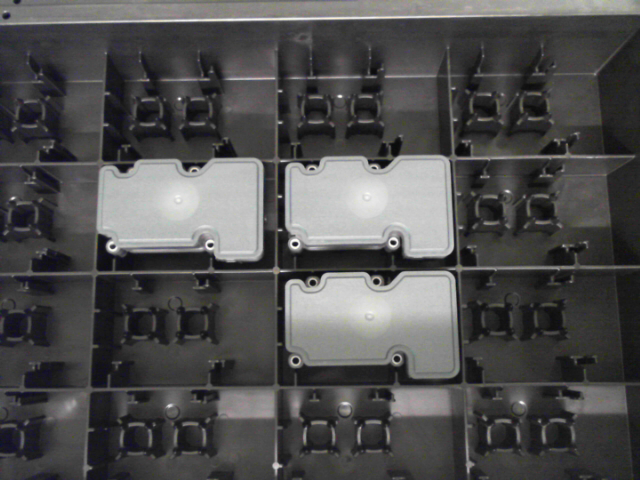
#> input picture photo_ABS/New folder/3.png, 640 x 480 px; its folder holds only this picture in this run
$ python ABS_recog_canny.py   (older library calls are emulated)
#> lines starting #> are read from the running program, lines starting #| are printed output that depends on the picture; after the words box and inside, x2 and y2 are one past the last pixel; in counts of white or black regions, pixels touching at a corner belong together; long printed decimals are rounded
import numpy as np
import cv2
import matplotlib.pyplot as plt
import os


def auto_canny(image, sigma=0.33):
	# compute the median of the single channel pixel intensities
	v = np.median(image)

	# apply automatic Canny edge detection using the computed median
	lower = int(max(0, (1.0 - sigma) * v))
	upper = int(min(255, (1.0 + sigma) * v))
	edged = cv2.Canny(image, lower, upper)
	return edged

files = [file for file in os.listdir() if file.endswith(".png")]
# for i,file in enumerate(files):
# 	img = cv2.imread(file,1)

# 	cv2.imshow("source"+str(i),img)
print (files)
img = cv2.imread(files[0],1)
#> img is the input picture: shape (480, 640, 3); mean B, G, R 78.8, 78.8, 79.3

gray = cv2.cvtColor(img, cv2.COLOR_BGR2GRAY)
blurred = cv2.GaussianBlur(gray, (3, 3), 0)

edge = cv2.Canny(gray, 15, 120)
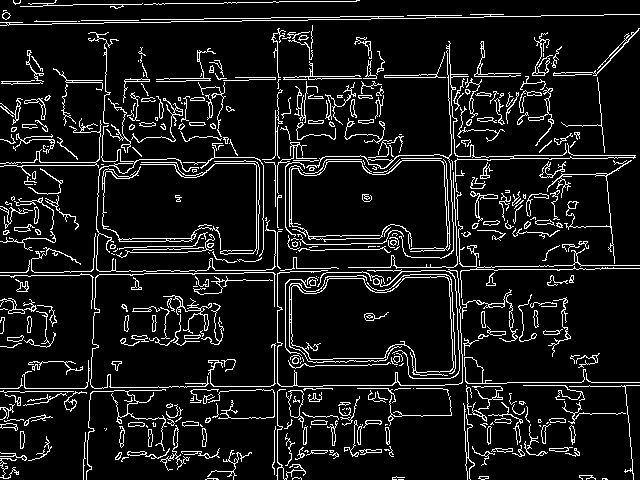
#> edge: shape (480, 640); 9.6% white in thin lines or dots
auto = auto_canny(blurred)
#> in auto_canny, `v = np.median(image)`: v = 61
#> in auto_canny, `lower = int(max(0, (1.0 - sigma) * v))`: lower = 40
#> in auto_canny, `upper = int(min(255, (1.0 + sigma) * v))`: upper = 81
#> in auto_canny, `edged = cv2.Canny(image, lower, upper)`:
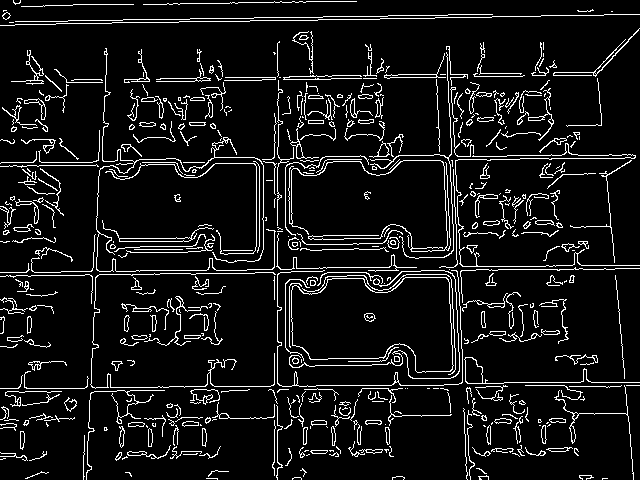
#> edged: shape (480, 640); 8.4% white in thin lines or dots

ret,thresh = cv2.threshold(gray,127,255,0)
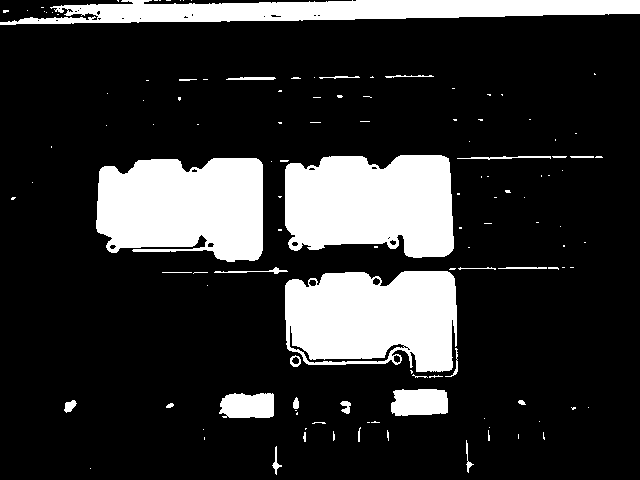
#> thresh: shape (480, 640); 19.2% white; 123 white regions (93 under 20 px), largest, box (x1, y1, x2, y2) and area: (285, 155, 454, 258) 14764, (96, 158, 263, 262) 14620, (285, 271, 457, 372) 14467

kernel = np.ones((5,5),np.uint8)
erosion = cv2.erode(thresh,kernel,iterations = 1)
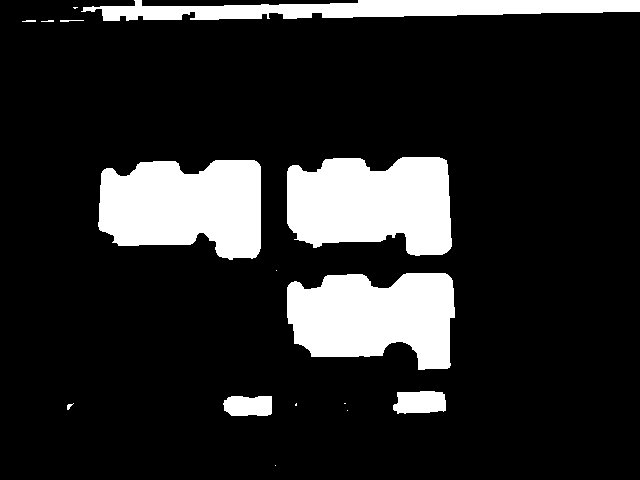
#> erosion: shape (480, 640); 15.8% white; 16 white regions (7 under 20 px)

ret,cnts, _ = cv2.findContours(erosion.copy(), cv2.RETR_EXTERNAL, cv2.CHAIN_APPROX_SIMPLE)
#> cnts = 16 contours, 10 with area under 20; largest, box (x1, y1, x2, y2) and area: (287, 157, 452, 256) 13040, (98, 160, 261, 260) 12803, (287, 273, 455, 370) 12218, (81, 0, 640, 21) 6984, (393, 391, 446, 414) 964, (223, 396, 272, 416) 824
cnts_new = []
for cnt in cnts:
	# print(cv2.contourArea(cnt))
	if 20000 > cv2.contourArea(cnt) > 10000 :
		cv2.drawContours(img, cnt, -1, (0,255,0), 3)

		x,y,w,h = cv2.boundingRect(cnt)
		aspect_ratio = float(w)/h
		print (aspect_ratio)
		if 2 > aspect_ratio > 1:
			cnts_new.append(cnt)
#> this loop made 16 passes
#> (x, y, w, h, aspect_ratio) on passes 8, 10, 11: (287, 273, 168, 97, 1.73), (98, 160, 163, 100, 1.63), (287, 157, 165, 99, 1.67)
#> cnt on passes 1, 2, 3, 4, 9: [[275, 465]], [[347, 410]], [[344, 403], [345, 403]], [[296, 403], [295, 404], [295, 405], [296, 405]], [[276, 270]]
#| 1.732
#| 1.63
#| 1.667
#> after the loop, cnts_new = 3 contours; box (x1, y1, x2, y2) and area: (287, 157, 452, 256) 13040, (98, 160, 261, 260) 12803, (287, 273, 455, 370) 12218

font = cv2.FONT_HERSHEY_SIMPLEX
#> font = 0
if len(cnts_new) != 0:
	msg = "WARNING " +str(len(cnts_new))+" ECUs"
#> msg = 'WARNING 3 ECUs'
else:
	msg = "Empty box"
cv2.putText(img,msg,(int(img.shape[0]/2)-200,int(img.shape[1]/2)), font, 2,(0,0,255),4,cv2.LINE_AA)
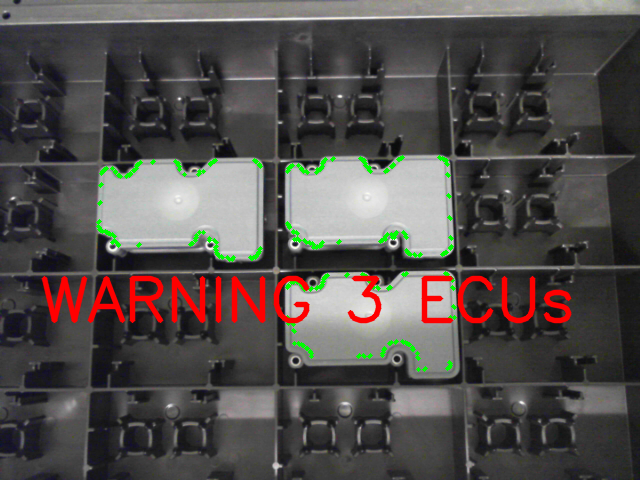
#> img: shape (480, 640, 3); mean B, G, R 75.5, 77.7, 81.9

# [4 lines of commented-out code are left out]
cv2.imshow("erodion",erosion)
cv2.imshow("source",img )
cv2.waitKey()
cv2.destroyAllWindows()

$ run again, on photo_ABS/New folder/empty.png
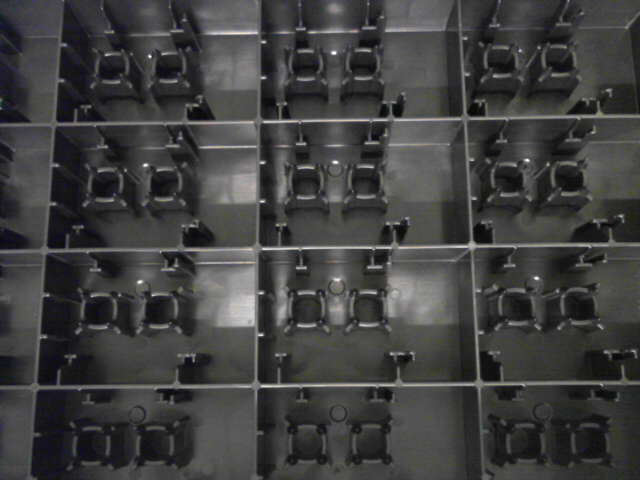
#> input picture photo_ABS/New folder/empty.png, 640 x 480 px
#> img is the input picture: shape (480, 640, 3); mean B, G, R 63.6, 63.8, 63.9
#> `edge = cv2.Canny(gray, 15, 120)`:
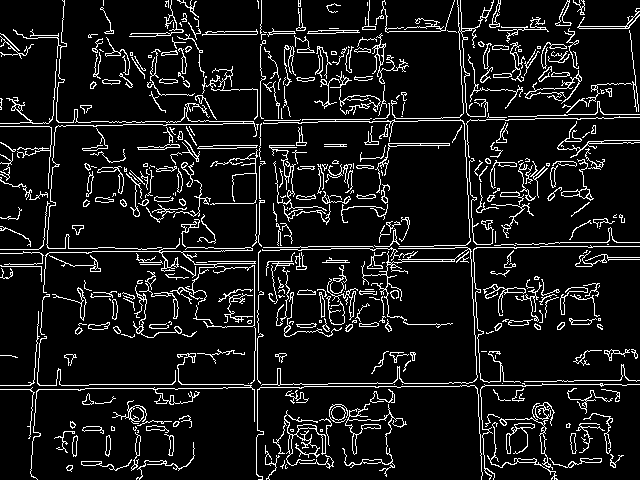
#> edge: shape (480, 640); 9.7% white in thin lines or dots
#> v = 62
#> lower = 41
#> upper = 82
#> edged: shape (480, 640); 8.1% white in thin lines or dots
#> thresh: shape (480, 640); 3.8% white; 251 white regions (194 under 20 px), largest, box (x1, y1, x2, y2) and area: (203, 265, 263, 363) 2347, (387, 274, 441, 324) 1760, (220, 163, 257, 203) 1013
#> erosion: shape (480, 640); 1.2% white; 18 white regions (10 under 20 px)
#> cnts = 18 contours, 12 with area under 20; largest, box (x1, y1, x2, y2) and area: (206, 269, 255, 325) 1654, (389, 277, 438, 321) 1131, (232, 174, 255, 201) 509, (332, 305, 341, 318) 52, (241, 249, 253, 256) 36, (280, 305, 285, 317) 22
#> the loop `for cnt in cnts:` made 18 passes
#> cnt on passes 4, 8, 9, 12, 15, 16, 18: [[336, 279], [337, 279]], [[471, 245], [471, 246], [472, 246], [472, 245]], [[333, 198], [336, 198]], [[226, 179]], [[249, 123], [249, 125], [250, 125], [250, 123]], [[247, 71], [250, 71]], [[333, 8], [334, 9], [335, 9], [334, 8]]
#> after the loop `for cnt in cnts:`: cnts_new = []
#> font = 0
#> `cv2.putText(img,msg,(int(img.shape[0]/2)-200,int(img.shape[1]/2)), fon..`:
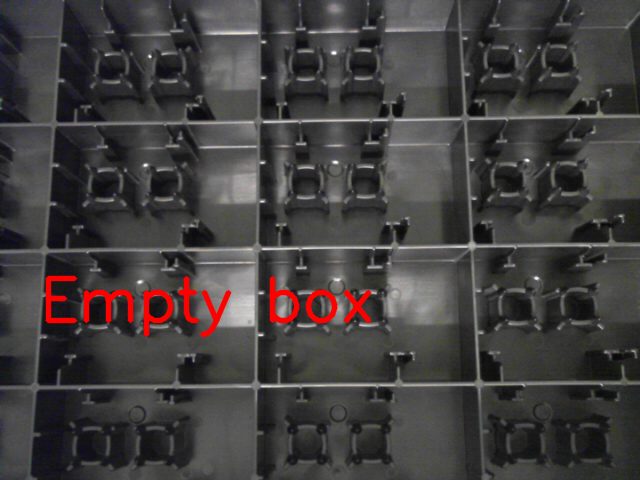
#> img: shape (480, 640, 3); 1.68% of pixels changed, all inside (x1, y1, x2, y2) = (45, 275, 372, 338)

$ run again, on photo_ABS/New folder/empty_1.png
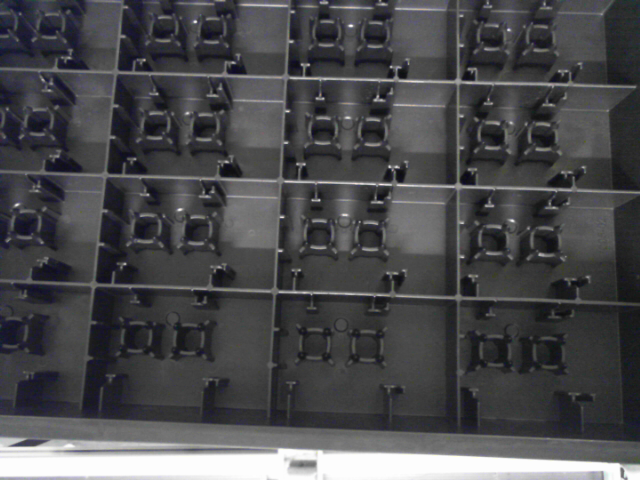
#> input picture photo_ABS/New folder/empty_1.png, 640 x 480 px
#> img is the input picture: shape (480, 640, 3); mean B, G, R 76.4, 73.9, 73.8
#> `edge = cv2.Canny(gray, 15, 120)`:
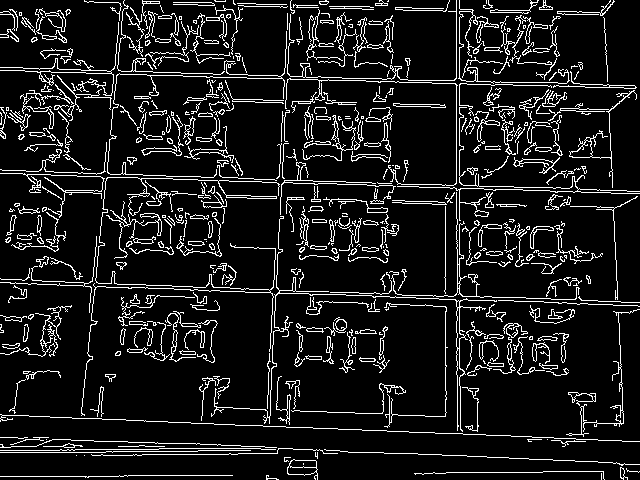
#> edge: shape (480, 640); 10.4% white in thin lines or dots
#> v = 62
#> lower = 41
#> upper = 82
#> edged: shape (480, 640); 8.9% white in thin lines or dots
#> thresh: shape (480, 640); 7.8% white; 215 white regions (179 under 20 px), largest, box (x1, y1, x2, y2) and area: (0, 436, 640, 480) 19235, (289, 70, 570, 88) 697, (396, 182, 572, 192) 458
#> erosion: shape (480, 640); 5.5% white; 2 white regions (1 under 20 px)
#> cnts = 2 contours, 1 with area under 20; largest, box (x1, y1, x2, y2) and area: (0, 438, 640, 480) 16174
#> the loop `for cnt in cnts:` made 2 passes
#> (x, y, w, h, aspect_ratio) on pass 1: (0, 438, 640, 42, 15.24)
#> (printed output is left out)
#> after the loop `for cnt in cnts:`: cnts_new = []
#> font = 0
#> `cv2.putText(img,msg,(int(img.shape[0]/2)-200,int(img.shape[1]/2)), fon..`:
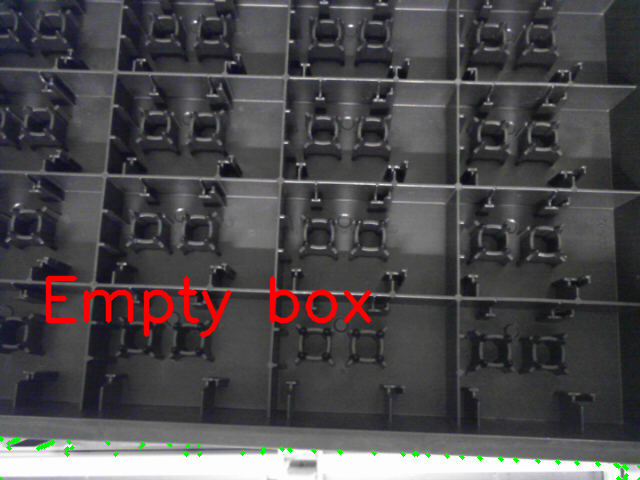
#> img: shape (480, 640, 3); mean B, G, R 75.1, 73.3, 75.8

$ run again, on photo_ABS/New folder/Full.png
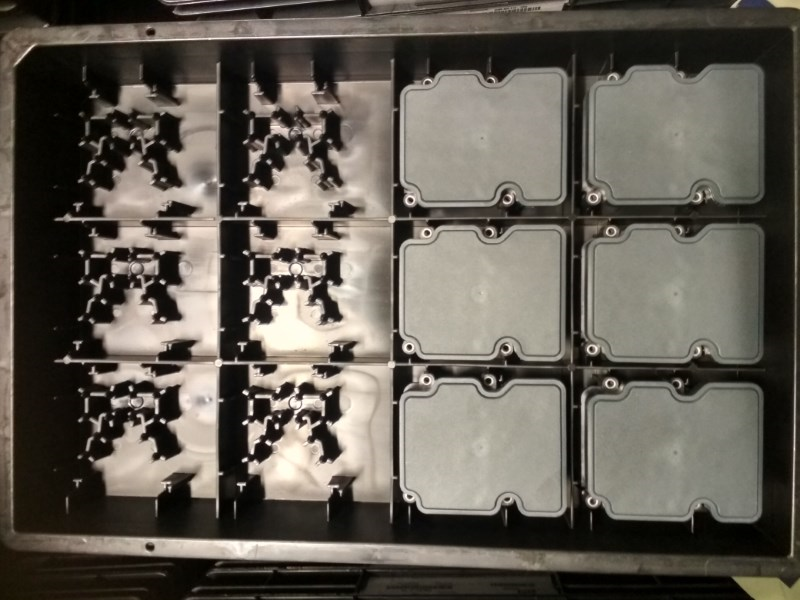
#> input picture photo_ABS/New folder/Full.png, 800 x 600 px
#> img is the input picture: shape (600, 800, 3); mean B, G, R 84.3, 93.3, 98.8
#> `edge = cv2.Canny(gray, 15, 120)`:
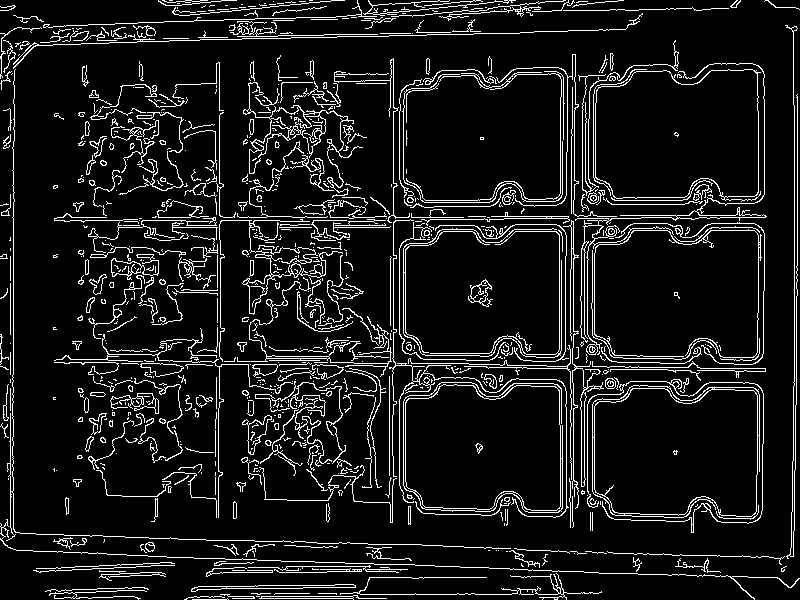
#> edge: shape (600, 800); 9.7% white in thin lines or dots
#> v = 96
#> lower = 64
#> upper = 127
#> edged: shape (600, 800); 7.7% white in thin lines or dots
#> thresh: shape (600, 800); 40.6% white; 299 white regions (205 under 20 px), largest, box (x1, y1, x2, y2) and area: (56, 63, 567, 518) 86317, (399, 225, 565, 361) 20012, (400, 69, 567, 207) 19994
#> erosion: shape (600, 800); 30% white; 105 white regions (46 under 20 px)
#> cnts = 105 contours, 57 with area under 20; largest, box (x1, y1, x2, y2) and area: (250, 83, 393, 499) 27812, (407, 387, 559, 509) 16180, (407, 76, 559, 198) 16166, (401, 233, 558, 353) 15942, (596, 233, 728, 354) 13266
#> the loop `for cnt in cnts:` made 105 passes
#> (x, y, w, h, aspect_ratio) on passes 26, 27, 56, 57, 83, 87: (597, 391, 132, 122, 1.08), (407, 387, 152, 122, 1.25), (596, 233, 132, 121, 1.09), (401, 233, 157, 120, 1.31), (97, 86, 122, 268, 0.455), (407, 76, 152, 122, 1.25)
#> (printed output is left out)
#> after the loop `for cnt in cnts:`: cnts_new = 5 contours; box (x1, y1, x2, y2) and area: (407, 387, 559, 509) 16180, (407, 76, 559, 198) 16166, (401, 233, 558, 353) 15942, (596, 233, 728, 354) 13266, (597, 391, 729, 513) 12145
#> font = 0
#> msg = 'WARNING 5 ECUs'
#> `cv2.putText(img,msg,(int(img.shape[0]/2)-200,int(img.shape[1]/2)), fon..`:
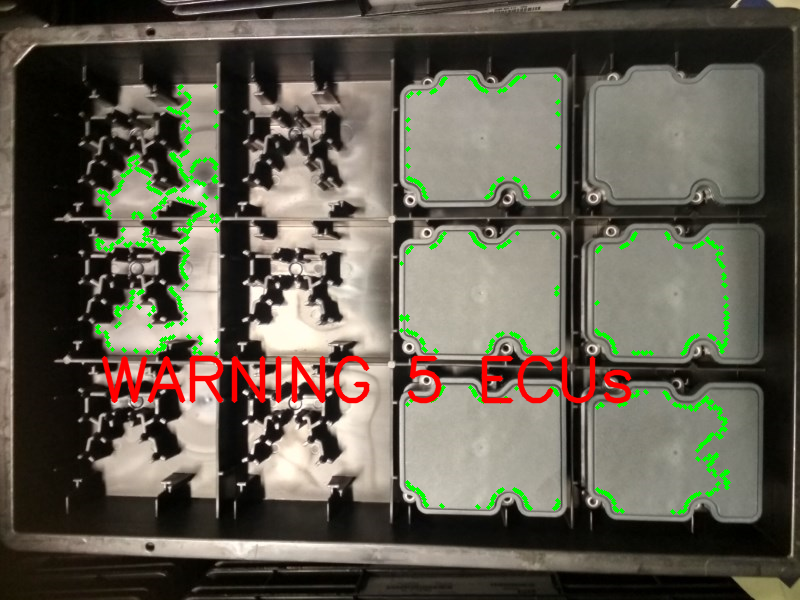
#> img: shape (600, 800, 3); mean B, G, R 80.1, 93.2, 97.8
